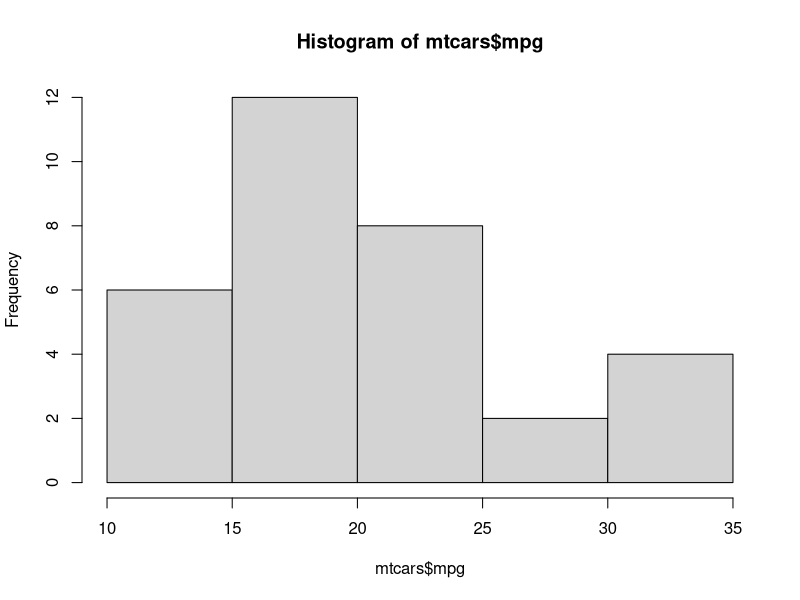
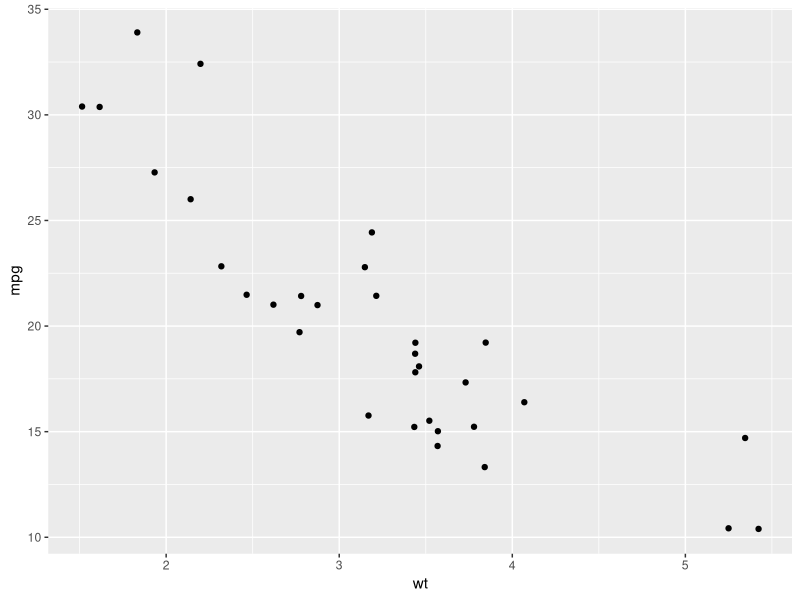

These figures' R source, in order:
## ---- chunk 1
library(tidyverse)

## ---- chunk 2
summary(mtcars)
## ---- chunk 3
hist(mtcars$mpg)
## ---- chunk 4
ggplot(mtcars, aes(wt, mpg))  + geom_jitter()
## ---- chunk 5
mean(mtcars$mpg)
